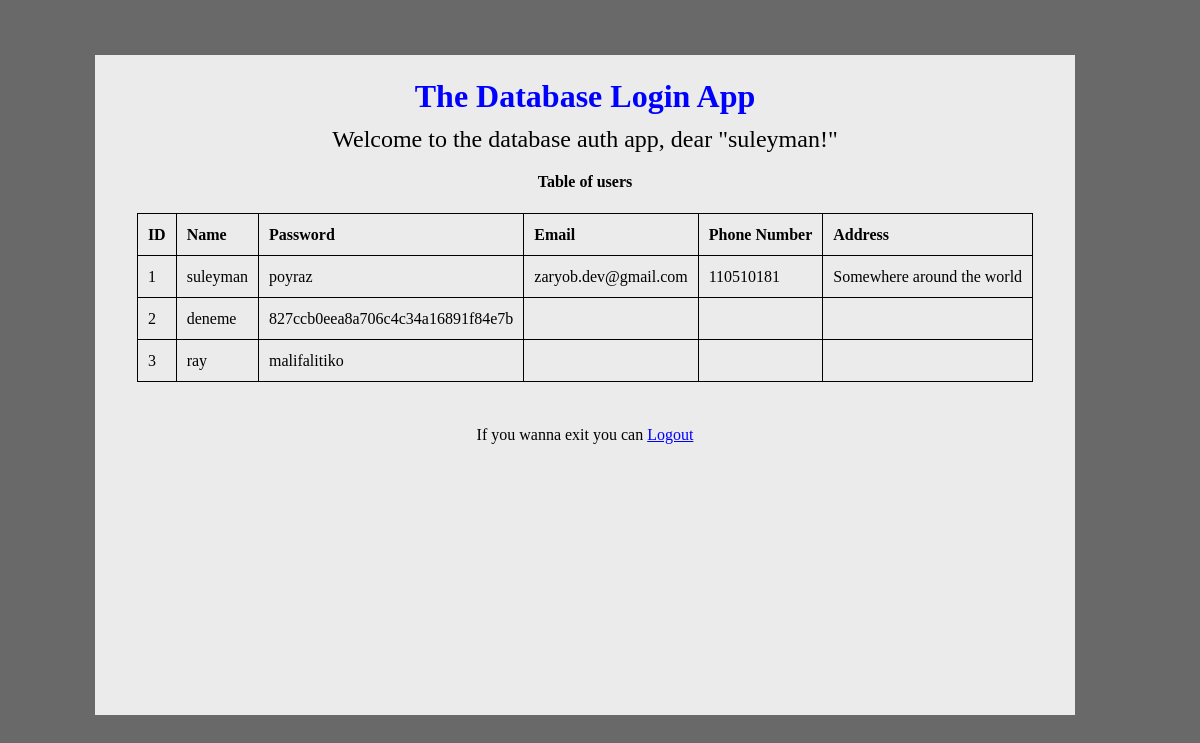
The page / (signed in) on the database its author committed.
### tables this page shows
CREATE TABLE `users` (
  `id` int(11) NOT NULL,
  `username` varchar(255) NOT NULL,
  `password` varchar(255) NOT NULL,
  `email` varchar(255),
  `address` varchar(255),
  `phone_number` varchar(255)
);

### config.php (called while the page is built, shortened)
<?php
   $link = "http://localhost/";
?>

### index.php (the view, shortened to what this page needs)
<?php ob_start(); session_start();
   include('config.php');
try {
	$db = new PDO("mysql:host=".$host.";dbname=".$database.";charset=utf8", $username, $password, array(PDO::MYSQL_ATTR_INIT_COMMAND => "SET NAMES utf8"));
    $db->setAttribute(PDO::ATTR_ERRMODE, PDO::ERRMODE_EXCEPTION);
} catch (PDOException $e) {
    die($e->getMessage());
}
if(!empty($_COOKIE["user_id"])) {
    $user = $db->query("SELECT * FROM users WHERE id = '{$_COOKIE["user_id"]}'")->fetch(PDO::FETCH_ASSOC);
}
?>
<!DOCTYPE html>
<html>
<head>
<link rel="stylesheet" href="css/main.css" type="text/css"></link>
</head>
<body>
    <div class="welcomelanding">
        <div align="center">
                <h1 style="color:blue;">The Database Login App</h1>
        <?php if(isset($_COOKIE["user_id"])) { ?>
            <h2 style="font-weight: normal;">Welcome to the database auth app, dear "<?=$user["username"]?>!"</h2>
            <h4>Table of users</h4>
            <?php
                echo "<table>";
                echo "<tr>";
                echo "<th>ID</th>";
                echo "<th>Name</th>";
                echo "<th>Password</th>";
                echo "<th>Email</th>";
                echo "<th>Phone Number</th>";
                echo "<th>Address</th>";
                echo "</tr>";
                $users = $db->query('SELECT * FROM users')->fetchAll();
                foreach($users as $user) {
                    echo "<tr>";
                    echo "<td>".$user['id']."</td>";
                    echo "<td>".$user['username']."</td>";
                    echo "<td>".$user['password']."</td>";
                    echo "<td>".$user['email']."</td>";
                    echo "<td>".$user['phone_number']."</td>";
                    echo "<td>".$user['address']."</td>";
                    echo "</tr>";
                }
                echo "</table>"; ?>
            <br>
            <br>
            If you wanna exit you can <a href="<?=$link?>?logout">Logout</a>
        <?php } else { header("Location:".$link."login.php"); } ?>
        </div>
    </div>
</body>
</html>

### css/main.css (style rules this page uses)
body { background-color: dimgray; }
h1 { display: block; font-size: 2em; margin-top: 0.67em; margin-bottom: 0.67em; margin-left: 0; margin-right: 0; font-weight: bold; color: rgb(51, 51, 51); }
table { border-collapse: collapse; }
table, th, td { border: 1px solid black; }
th, td { padding: 10px; }
th { text-align: left; }
a:link { color: blue; }
.welcomelanding { width: 80vw; height: 80vh; align-self: center; box-sizing: content-box; display: block; float: none; line-height: 21px; z-index: auto; background-color: rgb(235, 235, 235); padding-top: 10px; padding-right: 10px; padding-bottom: 10px; padding-left: 10px; position: absolute; left: 10vw; top: 10vh; margin: -25px 0 0 -25px; }

### rows shown on the page
users: username "suleyman", id "1", password "poyraz", email "zaryob.dev@gmail.com", phone_number "110510181", address "Somewhere around the world"
users: id "2", username "deneme", password "827ccb0eea8a706c4c34a16891f84e7b"
users: id "3", username "ray", password "malifalitiko"
